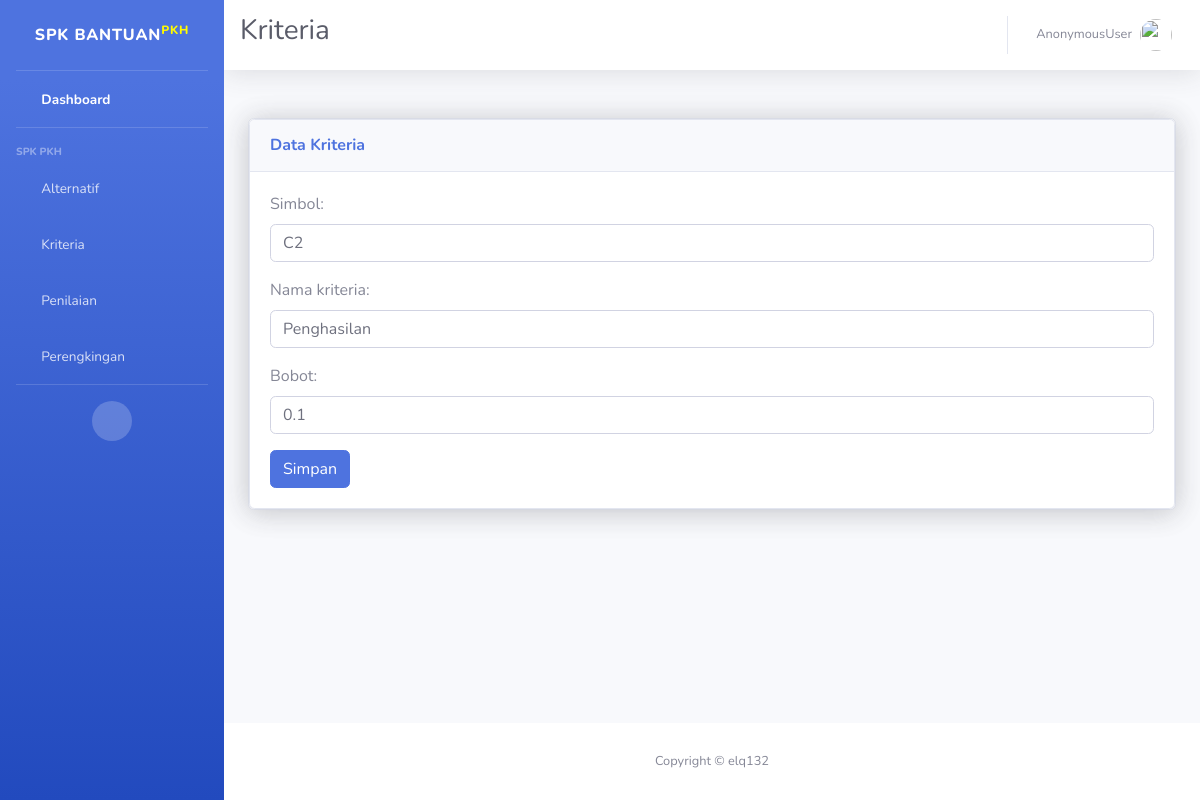
The page /dashboard/upkriteria/2 on the database its author committed.
### SPK/models.py (models this page shows, shortened)
class Kriteria(models.Model):
    simbol          = models.CharField(max_length=50)
    nama_kriteria   = models.CharField(max_length=50)
    bobot           = models.FloatField()

### SPK/views.py (the view)
# urls.py: path('upkriteria/<int:id>', views.kriteria_update, name='upkriteria'),
def kriteria_update(request, id):
    kriteria = get_object_or_404(Kriteria, id=id)
    if request.method == 'POST':
        form = KriteriaForm(request.POST, instance=kriteria)
        if form.is_valid():
            form.save()
            messages.success(request, " Data Berhasil di Update!")
            return redirect('data:kriteria')
    else:
        form = KriteriaForm(instance=kriteria)
    return render(request, 'kriteria_form.html', {'form': form})

### SPK/forms.py
class KriteriaForm(forms.ModelForm):
    class Meta:
        model = Kriteria
        fields = '__all__'
        widgets = {
            'simbol': forms.TextInput(attrs={'class': 'form-control'}),
            'nama_kriteria': forms.TextInput(attrs={'class': 'form-control'}),
            'bobot': forms.NumberInput(attrs={'class': 'form-control'}),
        }

### templates/kriteria_form.html (shortened to what this page needs)
{%load static%}
<!DOCTYPE html>
<html lang="en">
<head>
    <link href="{%static 'vendor/fontawesome-free/css/all.min.css'%}" rel="stylesheet" type="text/css">
    <link href="{%static 'css/sb-admin-2.min.css'%}" rel="stylesheet">
</head>
<body id="page-top">
    <div id="wrapper">
        <ul class="navbar-nav bg-gradient-primary sidebar sidebar-dark accordion" id="accordionSidebar">
            <a class="sidebar-brand d-flex align-items-center justify-content-center" href="{%url 'index'%}">
                <div class="sidebar-brand-text mx-3">SPK Bantuan<sup style="color: rgb(255, 251, 0);">PKH</sup></div>
            </a>
            <hr class="sidebar-divider my-0">
            <li class="nav-item active">
                <a class="nav-link" href="{%url 'index'%}">
                    <i class="fas fa-fw fa-tachometer-alt"></i>
                    <span>Dashboard</span></a>
            </li>
            <hr class="sidebar-divider">
            <div class="sidebar-heading">
                SPK PKH
            </div>
            <li class="nav-item">
                <a class="nav-link" href="{%url 'data:alternatif'%}">
                    <i class="fas fa-fw fa-chart-area"></i>
                    <span>Alternatif</span></a>
            </li>
            <li class="nav-item">
                <a class="nav-link collapsed" href="#" data-toggle="collapse" data-target="#collapseTwo"
                    aria-expanded="true" aria-controls="collapseTwo">
                    <i class="fas fa-fw fa-cog"></i>
                    <span>Kriteria</span>
                </a>
            </li>
            <li class="nav-item">
                <a class="nav-link" href="{%url 'data:penilaian'%}">
                    <i class="fas fa-fw fa-table"></i>
                    <span>Penilaian</span></a>
            </li>
            <li class="nav-item">
                <a class="nav-link" href="{%url 'data:perengkingan'%}">
                    <i class="fas fa-fw fa-folder"></i>
                    <span>Perengkingan</span></a>
            </li>
            <hr class="sidebar-divider d-none d-md-block">
            <div class="text-center d-none d-md-inline">
                <button class="rounded-circle border-0" id="sidebarToggle"></button>
            </div>
        </ul>
        <div id="content-wrapper" class="d-flex flex-column">
            <div id="content">
                <nav class="navbar navbar-expand navbar-light bg-white topbar mb-4 static-top shadow">
                    <div class=""><h1 class="h3 mb-0 text-gray-800">Kriteria<h1></div>
                    <ul class="navbar-nav ml-auto">
                        <li class="nav-item dropdown no-arrow">
                            <a class="nav-link dropdown-toggle" href="#" id="userDropdown" role="button"
                                data-toggle="dropdown" aria-haspopup="true" aria-expanded="false">
                                <span class="mr-2 d-none d-lg-inline text-gray-600 small">{{user}}</span>
                                <img class="img-profile rounded-circle"
                                    src="{%static 'img/profile.png'%}">
                            </a>
                        </li>
                    </ul>
                </nav>
                <div class="container-fluid">
                    <div class="row">
                        <div class="col-xl-12 col-lg-9">
                            <div class="card shadow mb-4">
                                <div class="card shadow">
                                    <div class="card-header py-3">
                                        <h6 class="m-0 font-weight-bold text-primary">Data Kriteria</h6>
                                    </div>
                                    <div class="card-body ">
                                        <form method="POST">
                                            {{ form.as_p }}
                                            <button class="btn btn-primary" type="submit">Simpan</button>
                                          </form>
                                    </div>
                                </div>
                            </div>
                        </div>
                    </div>
                </div>
            </div>
            <footer class="sticky-footer bg-white">
                <div class="container my-auto">
                    <div class="copyright text-center my-auto">
                        <span>Copyright &copy; elq132</span>
                    </div>
                </div>
            </footer>
        </div>
    </div>
</body>
</html>

### rows shown on the page
Kriteria: simbol "C2", nama_kriteria "Penghasilan", bobot "0.1"

### other values the page prints
{{ user }} "AnonymousUser"
